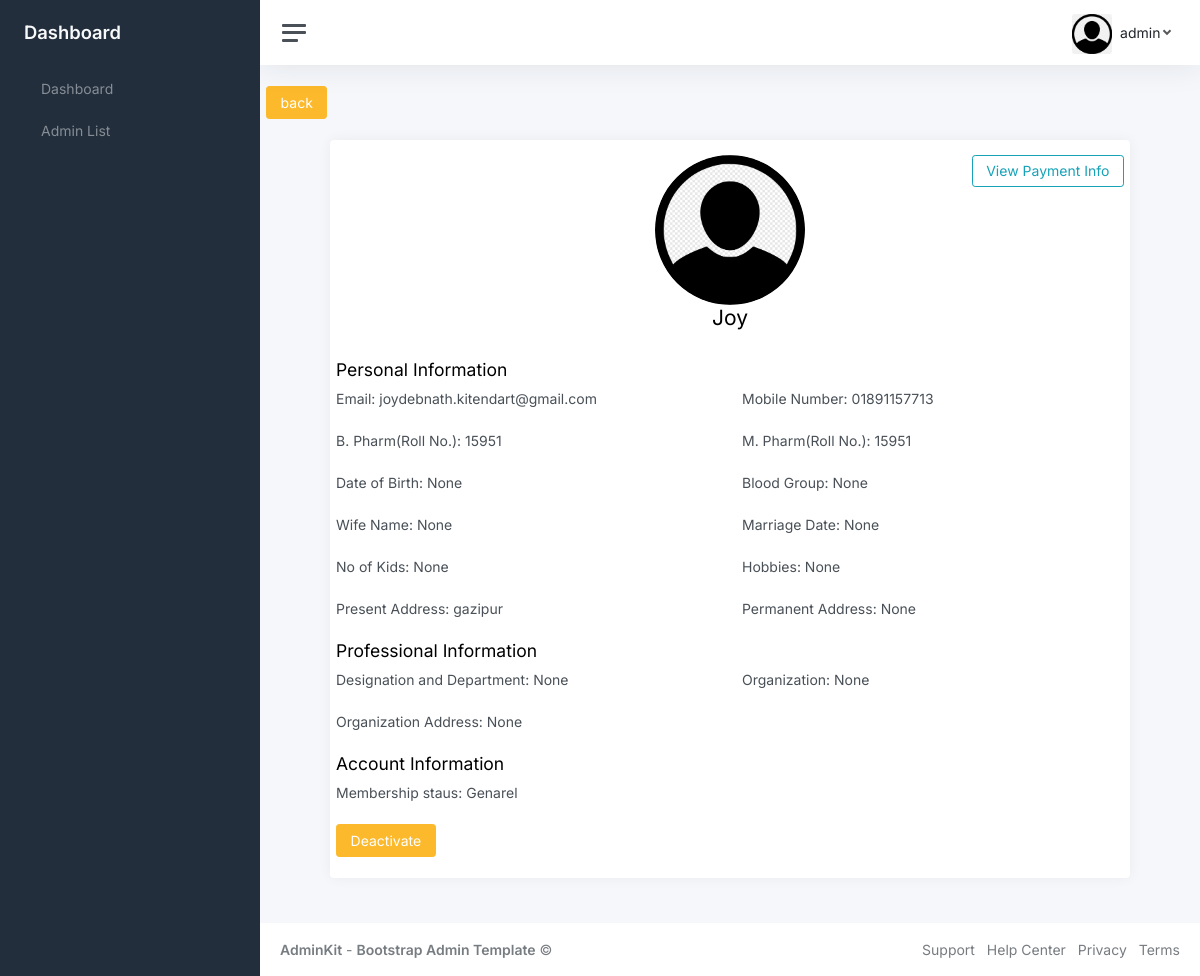
Page /dashboard/admin-user-info/2/ (signed in) on the committed database.
### accounts/models.py (models this page shows, shortened)
class User(AbstractUser):
    full_name = models.CharField(max_length=150, null=True)
    email = models.EmailField(unique=True, null=True)
    mobile_number = models.CharField(max_length=11, null=True, unique=True)
    profile_picture = models.ImageField(upload_to='profile/', null=True, blank=True, default='user-default/avatar.png')
    USERNAME_FIELD = 'mobile_number'
    REQUIRED_FIELDS = ['username']

class UserRegistrationForm(models.Model):
    user = models.OneToOneField(User, null=True, blank=True, on_delete= models.CASCADE)
    b_pharm_roll_no = models.CharField(max_length=100, null=True, blank=True)
    m_pharm_roll_no = models.CharField(max_length=100, null=True, blank=True)
    date_of_birth = models.CharField(max_length=10, null=True, blank=True)
    blood_group = models.CharField(max_length=3, null=True, blank=True)
    name_of_spouse = models.CharField(max_length=150, null=True, blank=True)
    marriage_date = models.CharField(max_length=10, null=True, blank=True)
    no_of_kids = models.IntegerField(null=True, blank=True)
    hobbies = models.CharField(max_length=150, null=True, blank=True)
    present_address = models.CharField(max_length=250, null=True)
    permanent_address = models.CharField(max_length=250, null=True, blank=True)
    designation_and_department = models.CharField(max_length=100, null=True, blank=True)
    organization = models.CharField(max_length=150, null=True, blank=True)
    organization_address = models.CharField(max_length=250, null=True, blank=True)
    MEMBERSHIP_STATUS = (
        ('Genarel', 'Genarel'),
        ('Associate', 'Assicuate')
    )
    membership_status = models.CharField(max_length=200, null=True, blank=True, choices=MEMBERSHIP_STATUS)
    is_publish = models.BooleanField(('publish'), default=False, help_text=(
        'Designates whether this user should be treated as active. '
            'Unselect this instead of deleting accounts.'))
    tracker = FieldTracker(fields=['is_publish'])
    last_activated = models.DateTimeField(null=True, blank=True)

### dashboard/views.py (the view)
# urls.py: path('admin-user-info/<str:pk>/', views.adminUserInfo, name="admin-user-info"),
def adminUserInfo(request, pk):
    user = request.user
    userinfo = User.objects.get(id=pk)
    if user.is_staff or user.is_superuser:
        useradd_data = get_object_or_404(UserRegistrationForm, user=userinfo)
        context = {'useradd_data': useradd_data, 'userinfo': userinfo }
        return render(request, 'dashboard/user_info.html', context)
    else:
        return render(request, 'dashboard/not_authrized.html')

### dashboard/templates/dashboard/user_info.html (shortened to what this page needs)
{% extends 'dashboard/base.html' %}
{% block content %}
<div class="container">
  <br>
  <div class="">
      <a href="{% url 'dashboard' %}" class="btn btn-warning">back</a>
  </div>
  <br>
  <div class="row">
      <div class="col">
      </div>
      <div class="col">
          <div class="card" style="width: 50rem;">
              <div class="container" style="margin: 15px 0 0 0;">
                  <div class="row">
                      <div class="col">
                      </div>
                      <div class="col">
                          <div class="text-center">
                              <img src="{{ userinfo.profile_picture.url }}" class="rounded-circle" style="width: 150px;">
                              <h3>{{ userinfo.full_name.title }}</h3>
                          </div>
                      </div>
                      <div class="col text-end">
                        <a href="{% url 'payment-info' userinfo.id %}" class="btn btn-outline-info">View Payment Info</a>
                      </div>
                  </div>
                  <br>
                  <form method="POST" action="">
                      <div class="">
                          <h4>Personal Information</h4>
                      </div>
                      <div class="row">
                        <div class="col">
                            <div class="form-group">
                              <label>Email: </label>
                              {{ userinfo.email }}
                            </div>
                        </div>
                        <div class="col">
                            <div class="form-group">
                              <label>Mobile Number: </label>
                              {{ userinfo.mobile_number }}
                            </div>
                        </div>
                    </div>
                    <br>
                        <div class="row">
                          <div class="col">
                            <label>B. Pharm(Roll No.): </label>
                            {{ useradd_data.b_pharm_roll_no }}
                          </div>
                          <div class="col">
                            <label>M. Pharm(Roll No.): </label>
                            {{ useradd_data.m_pharm_roll_no }}
                            </div>
                        </div>
                        <br>
                        <div class="row">
                          <div class="col">
                            <label>Date of Birth: </label>
                            {{ useradd_data.date_of_birth }}
                          </div>
                          <div class="col">
                            <label>Blood Group: </label>
                            {{ useradd_data.blood_group }}
                            </div>
                        </div>
                        <br>
                      <div class="row">
                          <div class="col">
                            <label>Wife Name: </label>
                            {{ useradd_data.name_of_spouse }}
                          </div>
                          <div class="col">
                            <label>Marriage Date: </label>
                            {{ useradd_data.marriage_date }}
                            </div>
                        </div>
                        <br>
                        <div class="row">
                          <div class="col">
                            <label>No of Kids: </label>
                            {{ useradd_data.no_of_kids }}
                          </div>
                          <div class="col">
                            <label>Hobbies: </label>
                            {{ useradd_data.hobbies }}
                            </div>
                        </div>
                        <br>
                        <div class="row">
                          <div class="col">
                            <label>Present Address: </label>
                            {{ useradd_data.present_address }}
                          </div>
                          <div class="col">
                            <label>Permanent Address: </label>
                            {{ useradd_data.permanent_address }}
                          </div>
                        </div>
                        <br>
                        <div class="">
                          <h4>Professional Information</h4>
                        </div>
                        <div class="row">
                          <div class="col">
                            <label>Designation and Department: </label>
                            {{ useradd_data.designation_and_department }}
                          </div>
                          <div class="col">
                            <label>Organization: </label>
                            {{ useradd_data.organization }}
                            </div>
                        </div>
                        <br>
                        <div class="row">
                          <div class="col">
                            <label>Organization Address: </label>
                            {{ useradd_data.organization_address }}
                          </div>
                        </div>
                        <br>
                        <div class="">
                          <h4>Account Information</h4>
                        </div>
                        <div class="row">
                          <div class="col">
                            <label>Membership staus: </label>
                            {{ useradd_data.membership_status }}
                          </div>
                          <div class="col">
                          </div>
                        </div>
                        <br>
                        <div class="row">
                          <div class="col">
                            {% if useradd_data.is_publish %}
                              <a href="{% url 'deactivate_user' useradd_data.id %}" class="btn btn-warning">Deactivate</a>
                            {% else %}
                              <a href="{% url 'activate_user' useradd_data.id %}" class="btn btn-success">Activate</a>
                            {% endif %}
                          </div>
                        </div>
                        <br>
                  </form>
              </div>
          </div>
          <br>
      </div>
      <div class="col">
      </div>
  </div>
</div>
{% endblock %}

### templates/dashboard/navbar.html (shortened to what this page needs)
{% load static %}
<div class="wrapper">
    <nav id="sidebar" class="sidebar js-sidebar">
        <div class="sidebar-content js-simplebar">
            <a class="sidebar-brand" href="index.html">
      <span class="align-middle">Dashboard</span>
    </a>
            <ul class="sidebar-nav">
                <li class="sidebar-item">
                    <a class="sidebar-link" href="{% url 'dashboard' %}">
                         <span class="align-middle">Dashboard</span>
                    </a>
                </li>
                <li class="sidebar-item">
                    <a class="sidebar-link" href="{% url 'admin-list' %}">
                         <span class="align-middle">Admin List</span>
                    </a>
                </li>
            </ul>
        </div>
    </nav>
    <div class="main">
        <nav class="navbar navbar-expand navbar-light navbar-bg">
            <a class="sidebar-toggle js-sidebar-toggle">
      <i class="hamburger align-self-center"></i></a>
            <div class="navbar-collapse collapse">
                <ul class="navbar-nav navbar-align">
                    <li class="nav-item dropdown">
                        <a class="nav-link dropdown-toggle d-none d-sm-inline-block" href="#" data-bs-toggle="dropdown">
            <img src="{{ request.user.profile_picture.url }}" class="avatar img-fluid rounded me-1" alt="Charles Hall" /> <span class="text-dark">{{ request.user.full_name }}</span></a>
                    </li>
                </ul>
            </div>
        </nav>

### rows in the picture
User: user.profile_picture (placeholder picture), user.full_name "admin"
User: profile_picture (placeholder picture), full_name "Joy", email "joydebnath.kitendart@gmail.com", mobile_number "01891157713"
UserRegistrationForm: b_pharm_roll_no "15951", m_pharm_roll_no "15951", date_of_birth "None", blood_group "None", name_of_spouse "None", marriage_date "None", no_of_kids "None", hobbies "None", present_address "gazipur", permanent_address "None", designation_and_department "None", organization "None", organization_address "None", membership_status "Genarel"
